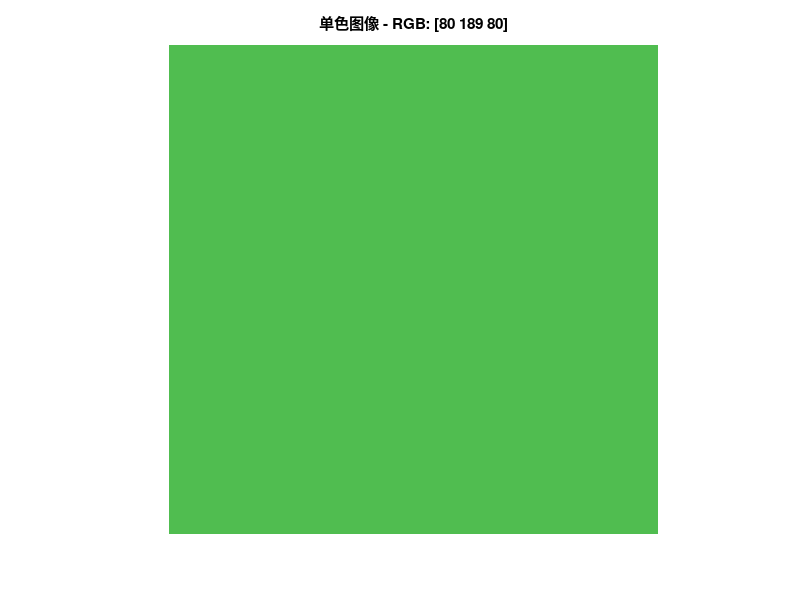

The MATLAB source for this figure:
% 简洁版本 - 直接运行
clc; clear; close all;

% 1. 输入RGB值
rgb = [80 189 80];  % 这里可以修改为你想要的RGB值，例如：[0 255 0]绿色，[0 0 255]蓝色

% 2. 确保RGB值在0-255之间
rgb = max(0, min(255, rgb));

% 3. 创建256x256单色图像
img = zeros(256, 256, 3, 'uint8');
img(:,:,1) = rgb(1);  % R通道
img(:,:,2) = rgb(2);  % G通道
img(:,:,3) = rgb(3);  % B通道

% 4. 显示图像
imshow(img);
title(sprintf('单色图像 - RGB: [%d %d %d]', rgb(1), rgb(2), rgb(3)));

% 5. 保存图像
filename = sprintf('solid_color_R%d_G%d_B%d.png', rgb(1), rgb(2), rgb(3));
imwrite(img, filename);
fprintf('图像已保存: %s\n', filename);
